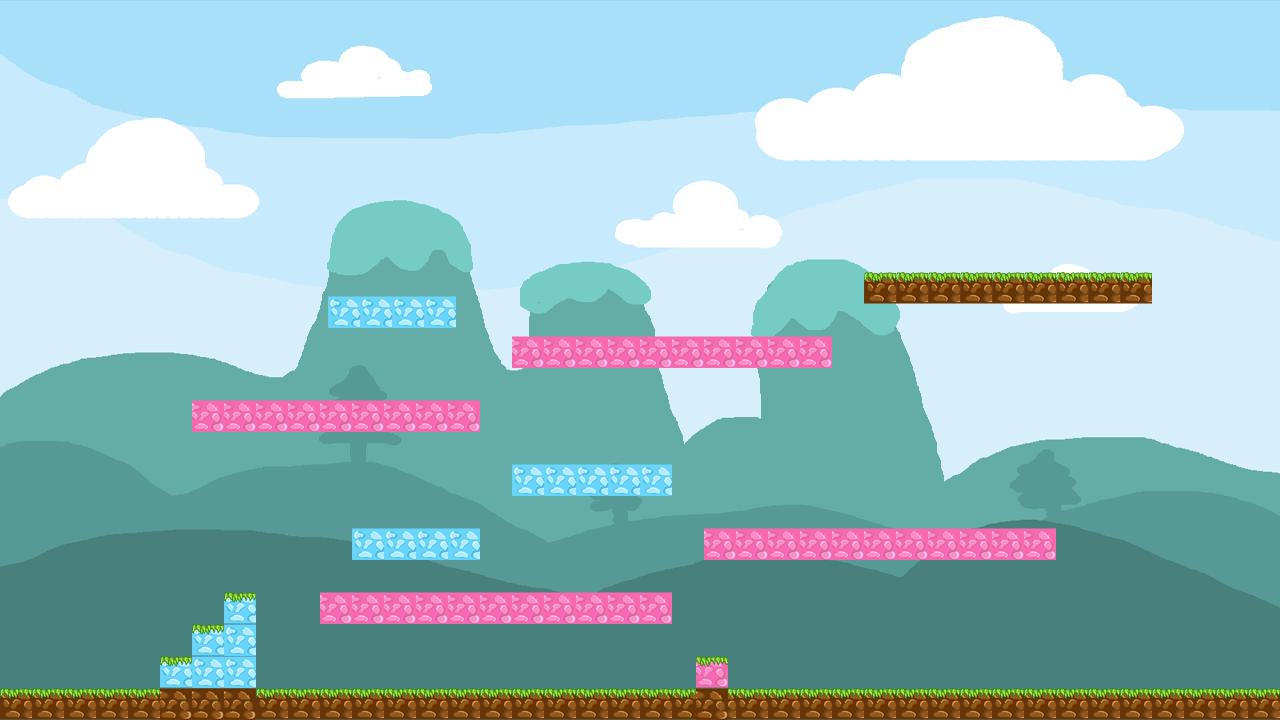

This is a level from a 2D game, rendered from its Tiled map with the project's own tilesets. A one-line summary and the map file follow, with tile-layer data summarised:
An orthogonal 160x90 tile map with 8x8 px tiles, 4 tile layers (background, ground, pink, blue), 2 tilesets and 1 object.

<map version="1.0" tiledversion="1.0.3" orientation="orthogonal" renderorder="right-down" width="160" height="90" tilewidth="8" tileheight="8" nextobjectid="5">
 <tileset firstgid="1" source="background.tsx" />
 <tileset firstgid="14401" source="block.tsx" />
 <layer name="background" width="160" height="90">
  <data>[14400 cells, 14400 non-empty, 14400 distinct tile ids]</data>
 </layer>
 <layer name="ground" width="160" height="90">
  <data>[14400 cells, 784 non-empty, 32 distinct tile ids]</data>
 </layer>
 <layer name="pink" width="160" height="90">
  <data>[14400 cells, 672 non-empty, 32 distinct tile ids]</data>
 </layer>
 <layer name="blue" width="160" height="90">
  <data>[14400 cells, 304 non-empty, 32 distinct tile ids]</data>
 </layer>
 <objectgroup name="flag">
  <object id="4" x="985" y="241" width="33" height="29" />
 </objectgroup>
</map>
